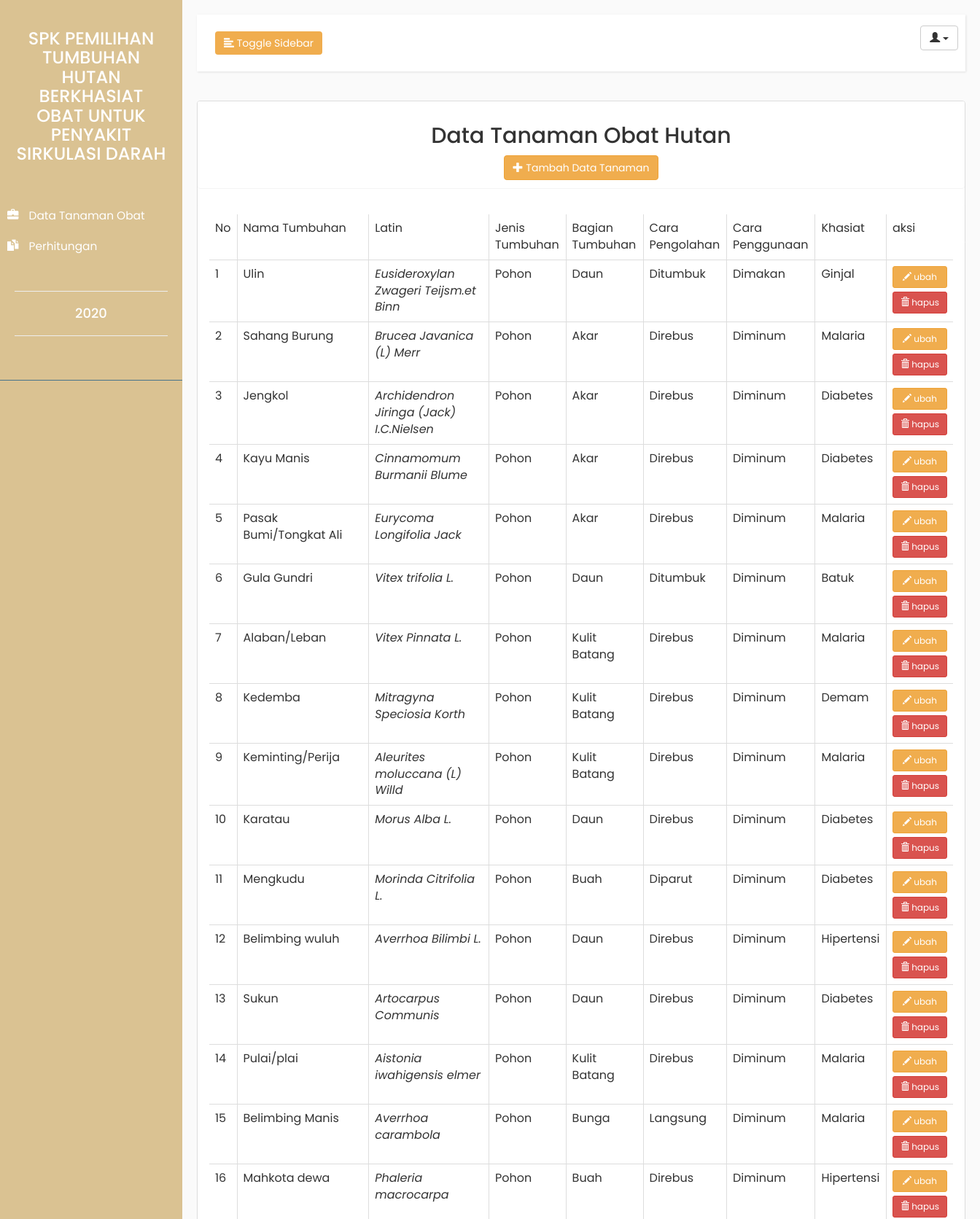
The app's page /admin/tanaman/data-tanaman-admin.php (upper part) with its own data.
### tables this page shows
CREATE TABLE `tumbuhan_obat` (
  `id_tumbuhan` int(11) NOT NULL,
  `nama_tumbuhan` varchar(255) NOT NULL,
  `khasiat` varchar(255) NOT NULL,
  `cara_pengolahan` varchar(255) NOT NULL,
  `cara_penggunaan` varchar(255) NOT NULL,
  `bagian_tumbuhan` varchar(255) NOT NULL,
  `jenis_tumbuhan` varchar(255) NOT NULL,
  `latin` varchar(255) DEFAULT NULL,
  `famili` varchar(255) DEFAULT NULL,
  `resep` text,
  `gambar` varchar(255) DEFAULT NULL,
  `qi` float DEFAULT NULL
);

### admin/tanaman/data-tanaman-admin.php (the view, shortened to what this page needs)
<?php
include "../../koneksi.php";
 ?>
<html>
    <head>
        <link rel="stylesheet" href="../../asset/bootstrap/css/bootstrap.css">
        <link rel="stylesheet" href="../../asset/index.css">
    </head>
    <body>
        <div class="wrapper">
            <nav id="sidebar" style="background-color: #dac292">
                <div class="sidebar-header" style="background-color: #dac292">
                    <a href="../index-admin.php">
                    <h3><center>SPK PEMILIHAN TUMBUHAN HUTAN BERKHASIAT OBAT UNTUK PENYAKIT SIRKULASI DARAH</center></h3>
                        </a></strong>
                </div>
                <ul class="list-unstyled components">
                    <li>
                        <a href="data-tanaman-admin.php">
                            <i class="glyphicon glyphicon-briefcase"></i>
                            Data Tanaman Obat
                        </a>
                        <a href="../perhitungan/hitungan.php" aria-expanded="false">
                            <i class="glyphicon glyphicon-duplicate"></i>
                            Perhitungan
                        </a>
                    </li>
                <ul class="list-unstyled CTAs">
                    <hr>
                    <center>
                        <h4>  <?php echo date('Y') ?></h4>
                    </center>
                    <hr>
                </ul>
            </nav>
            <div id="content">
                <nav class="navbar navbar-default">
                    <div class="container-fluid">
                      <div class="mx-auto">
                        <div class="navbar-header">
                            <button type="button" id="sidebarCollapse" class="btn btn-warning navbar-btn">
                                <i class="glyphicon glyphicon-align-left"></i>
                                <span>Toggle Sidebar</span>
                            </button>
                        </div>
                        <ul class="nav navbar-nav navbar-right">
                            <div class="dropdown">
                                <button class="btn btn-default dropdown-toggle" type="button" id="dropdownMenu1" data-toggle="dropdown">
                                    <span class="glyphicon glyphicon-user"></span> <?php echo $_SESSION['nama']; ?>
                                <span class="caret"></span>
                                </button>
                            </div>
                        </ul>
                    </div>
                      </div>
                </nav>
                <div class="panel panel-default">
                <center>
                <div class="panel panel-heading">
                    <h2>Data Tanaman Obat Hutan</h2>
                  <a href="tambah-tanaman.php" class="btn btn-warning btn-fill">
                    <i class="glyphicon glyphicon-plus"></i>
                    <span>Tambah Data Tanaman</span>
                  </a>
                </div>
              </center>
                <div class="panel panel-body">
                  <div class="table-responsive">
                    <table class="table table-hover table-bordered">
                      <thead>
                        <tr>
                          <td>No</td>
                          <td>Nama Tumbuhan</td>
                          <td>Latin</td>
                          <td>Jenis Tumbuhan</td>
                          <td>Bagian Tumbuhan</td>
                          <td>Cara Pengolahan</td>
                          <td>Cara Penggunaan</td>
                          <td>Khasiat</td>
                          <td>aksi</td>
                        </tr>
                      </thead>
                      <tbody>
                        <?php
                          $sql = "SELECT * FROM tumbuhan_obat";
                          $no  = 1;
                        foreach ($dbh->query($sql) as $data) :
                        ?>
                        <tr>
                          <td> <?php echo $no; ?> </td>
                          <td> <?php echo $data['nama_tumbuhan']; ?></td>
                          <td> <i><?php echo $data['latin']; ?></i></td>
                          <td><?php echo $data['jenis_tumbuhan']; ?></td>
                          <td><?php
                          if ($data['bagian_tumbuhan'] == 'KulitBatang') {
                            echo "Kulit Batang";
                          }else
                          echo $data['bagian_tumbuhan']; ?></td>
                          <td><?php echo $data['cara_pengolahan']; ?></td>
                          <td><?php echo $data['cara_penggunaan']; ?></td>
                          <td> <?php echo $data['khasiat']; ?></td>
                          <td>
                            <a href="edit-tanaman.php?pohon=<?php echo $data['id_tumbuhan'] ?>" class="btn btn-warning btn-sm btn-fill btn-block">
                              <i class="glyphicon glyphicon-pencil"></i>
                              <span>ubah</span>
                            </a>
                            <a class="btn btn-danger btn-sm btn-fill btn-block" href="hapus-tumbuhan.php?id=<?php echo $data['id_tumbuhan'] ?>" onclick="return confirm('Apa anda yakin dengan penghapusan data?');">
                                <i class="glyphicon glyphicon-trash"></i>
                                <span>hapus</span>
                            </a>
                          </td>
                        </tr>
                        <?php
                        $no++;
                        endforeach;
                         ?>
                      </tbody>
                    </table>
                  </div>
                </div>
                </div>
        </div>
    </body>
</html>

### asset/index.css (style rules this page uses)
body { font-family: 'Poppins', sans-serif; background: #fafafa; }
a, a:hover, a:focus { color: inherit; text-decoration: none; transition: all 0.3s; }
.navbar { padding: 15px 10px; background: #fff; border: none; border-radius: 0; margin-bottom: 40px; box-shadow: 1px 1px 3px rgba(0, 0, 0, 0.1); }
.navbar-btn { box-shadow: none; outline: none !important; border: none; }
i, span { display: inline-block; }
.wrapper { display: flex; align-items: stretch; }
#sidebar { min-width: 250px; max-width: 250px; background: #7386D5; color: #fff; transition: all 0.3s; }
#sidebar ul li a { text-align: left; }
#sidebar .sidebar-header { padding: 20px; background: #6d7fcc; }
#sidebar ul.components { padding: 20px 0; border-bottom: 1px solid #47748b; }
#sidebar ul li a { padding: 10px; font-size: 1.1em; display: block; }
#sidebar ul li a i { margin-right: 10px; }
a[aria-expanded="false"]::before, a[aria-expanded="true"]::before { content: '\e259'; display: block; position: absolute; right: 20px; font-family: 'Glyphicons Halflings'; font-size: 0.6em; }
ul.CTAs { padding: 20px; }
#content { padding: 20px; min-height: 100vh; transition: all 0.3s; }

### records on screen
tumbuhan_obat: nama_tumbuhan "Ulin", latin "Eusideroxylan Zwageri Teijsm.et Binn", jenis_tumbuhan "Pohon", bagian_tumbuhan "Daun", cara_pengolahan "Ditumbuk", cara_penggunaan "Dimakan", khasiat "Ginjal"
tumbuhan_obat: nama_tumbuhan "Sahang Burung", latin "Brucea Javanica (L) Merr", jenis_tumbuhan "Pohon", bagian_tumbuhan "Akar", cara_pengolahan "Direbus", cara_penggunaan "Diminum", khasiat "Malaria"
tumbuhan_obat: nama_tumbuhan "Jengkol", latin "Archidendron Jiringa (Jack) I.C.Nielsen", jenis_tumbuhan "Pohon", bagian_tumbuhan "Akar", cara_pengolahan "Direbus", cara_penggunaan "Diminum", khasiat "Diabetes"
tumbuhan_obat: nama_tumbuhan "Kayu Manis", latin "Cinnamomum Burmanii Blume", jenis_tumbuhan "Pohon", bagian_tumbuhan "Akar", cara_pengolahan "Direbus", cara_penggunaan "Diminum", khasiat "Diabetes"
tumbuhan_obat: nama_tumbuhan "Pasak Bumi/Tongkat Ali", latin "Eurycoma Longifolia Jack", jenis_tumbuhan "Pohon", bagian_tumbuhan "Akar", cara_pengolahan "Direbus", cara_penggunaan "Diminum", khasiat "Malaria"
tumbuhan_obat: nama_tumbuhan "Gula Gundri", latin "Vitex trifolia L.", jenis_tumbuhan "Pohon", bagian_tumbuhan "Daun", cara_pengolahan "Ditumbuk", cara_penggunaan "Diminum", khasiat "Batuk"
tumbuhan_obat: nama_tumbuhan "Alaban/Leban", latin "Vitex Pinnata L.", jenis_tumbuhan "Pohon", bagian_tumbuhan "Kulit Batang", cara_pengolahan "Direbus", cara_penggunaan "Diminum", khasiat "Malaria"
tumbuhan_obat: nama_tumbuhan "Kedemba", latin "Mitragyna Speciosia Korth", jenis_tumbuhan "Pohon", bagian_tumbuhan "Kulit Batang", cara_pengolahan "Direbus", cara_penggunaan "Diminum", khasiat "Demam"
tumbuhan_obat: nama_tumbuhan "Keminting/Perija", latin "Aleurites moluccana (L) Willd", jenis_tumbuhan "Pohon", bagian_tumbuhan "Kulit Batang", cara_pengolahan "Direbus", cara_penggunaan "Diminum", khasiat "Malaria"
tumbuhan_obat: nama_tumbuhan "Karatau", latin "Morus Alba L.", jenis_tumbuhan "Pohon", bagian_tumbuhan "Daun", cara_pengolahan "Direbus", cara_penggunaan "Diminum", khasiat "Diabetes"
tumbuhan_obat: nama_tumbuhan "Mengkudu", latin "Morinda Citrifolia L.", jenis_tumbuhan "Pohon", bagian_tumbuhan "Buah", cara_pengolahan "Diparut", cara_penggunaan "Diminum", khasiat "Diabetes"
tumbuhan_obat: nama_tumbuhan "Belimbing wuluh", latin "Averrhoa Bilimbi L.", jenis_tumbuhan "Pohon", bagian_tumbuhan "Daun", cara_pengolahan "Direbus", cara_penggunaan "Diminum", khasiat "Hipertensi"
tumbuhan_obat: nama_tumbuhan "Sukun", latin "Artocarpus Communis", jenis_tumbuhan "Pohon", bagian_tumbuhan "Daun", cara_pengolahan "Direbus", cara_penggunaan "Diminum", khasiat "Diabetes"
tumbuhan_obat: nama_tumbuhan "Pulai/plai", latin "Aistonia iwahigensis elmer", jenis_tumbuhan "Pohon", bagian_tumbuhan "Kulit Batang", cara_pengolahan "Direbus", cara_penggunaan "Diminum", khasiat "Malaria"
tumbuhan_obat: nama_tumbuhan "Belimbing Manis", latin "Averrhoa carambola", jenis_tumbuhan "Pohon", bagian_tumbuhan "Bunga", cara_pengolahan "Langsung", cara_penggunaan "Diminum", khasiat "Malaria"
tumbuhan_obat: nama_tumbuhan "Mahkota dewa", latin "Phaleria macrocarpa", jenis_tumbuhan "Pohon", bagian_tumbuhan "Buah", cara_pengolahan "Direbus", cara_penggunaan "Diminum", khasiat "Hipertensi"
